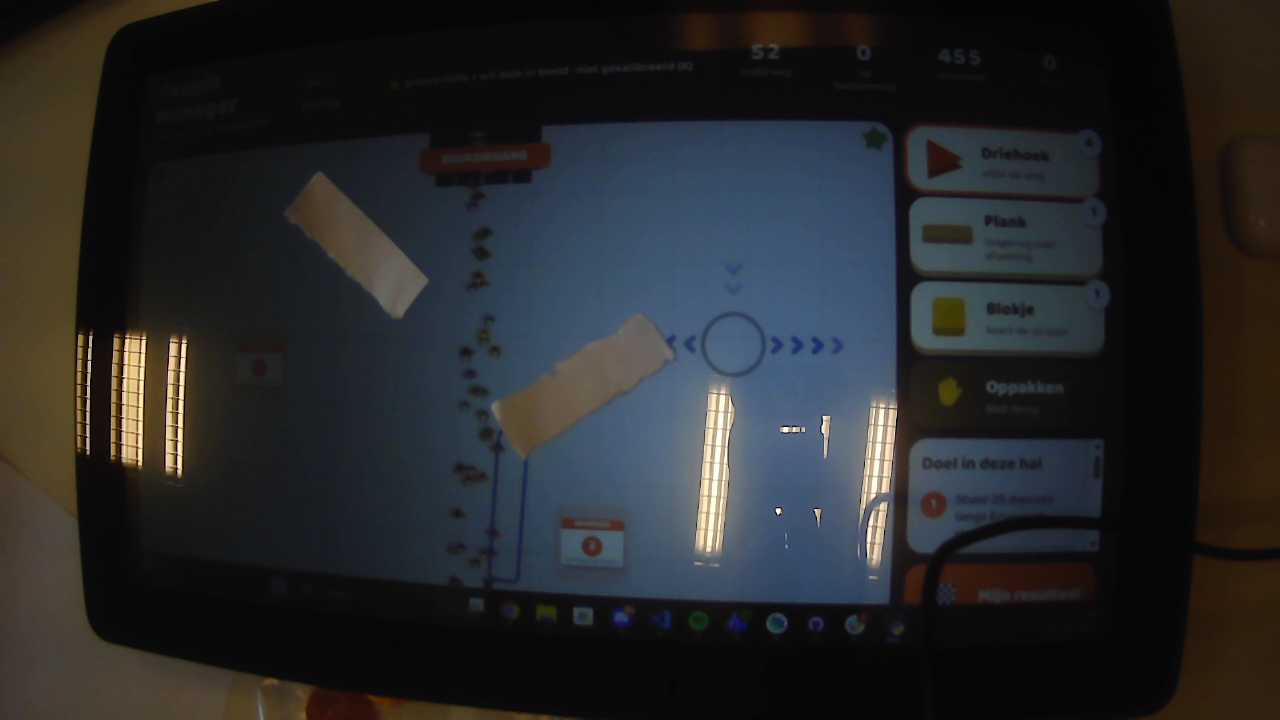
#> input picture People Manager/Blokken als stroming/camerabeeld_20261015_112643.png, 1280 x 720 px, given in place of the camera
$ python tracking_test.py
#> lines starting #> are read from the running program, lines starting #| are printed output that depends on the picture; after the words box and inside, x2 and y2 are one past the last pixel; in counts of white or black regions, pixels touching at a corner belong together
#> in main, frame is the input picture: shape (720, 1280, 3); mean B, G, R 41.5, 40, 38.6

import cv2
import numpy as np
import math

# ==========================================
# CAMERA SETTINGS
# ==========================================

CAMERA_INDEX = 0
FRAME_WIDTH = 1280
FRAME_HEIGHT = 720

# ==========================================
# EXISTING WORKING DETECTION SETTINGS
# ==========================================

BRIGHTNESS_MIN = 200
SATURATION_MAX = 145

MIN_AREA = 3000
MAX_AREA = 150000

MIN_ASPECT_RATIO = 0.65
MAX_ASPECT_RATIO = 3.0

MIN_EXTENT = 0.30
MIN_SOLIDITY = 0.70

OPEN_KERNEL_SIZE = 3
CLOSE_KERNEL_SIZE = 7

# ==========================================
# TRACKING SETTINGS
# ==========================================

SMOOTHING = 0.35

# Maximum frames to keep tracking after losing the case
MAX_MISSED_FRAMES = 12

# Search radius around the previous case position.
# Increase this if you move the case quickly.
MAX_TRACK_DISTANCE = 150

# Weight of position, size and shape in candidate selection
POSITION_WEIGHT = 0.60
SIZE_WEIGHT = 0.20
SHAPE_WEIGHT = 0.20

# ==========================================
# DETECTION
# ==========================================

def detect_candidates(frame, kernel_open, kernel_close):
    hsv = cv2.cvtColor(frame, cv2.COLOR_BGR2HSV)
#> hsv: shape (720, 1280, 3); mean H, S, V 48.8, 66.9, 48.8

    lower = np.array(
        [0, 0, BRIGHTNESS_MIN], dtype=np.uint8
    )
    upper = np.array(
        [180, SATURATION_MAX, 255], dtype=np.uint8
    )

    mask = cv2.inRange(hsv, lower, upper)
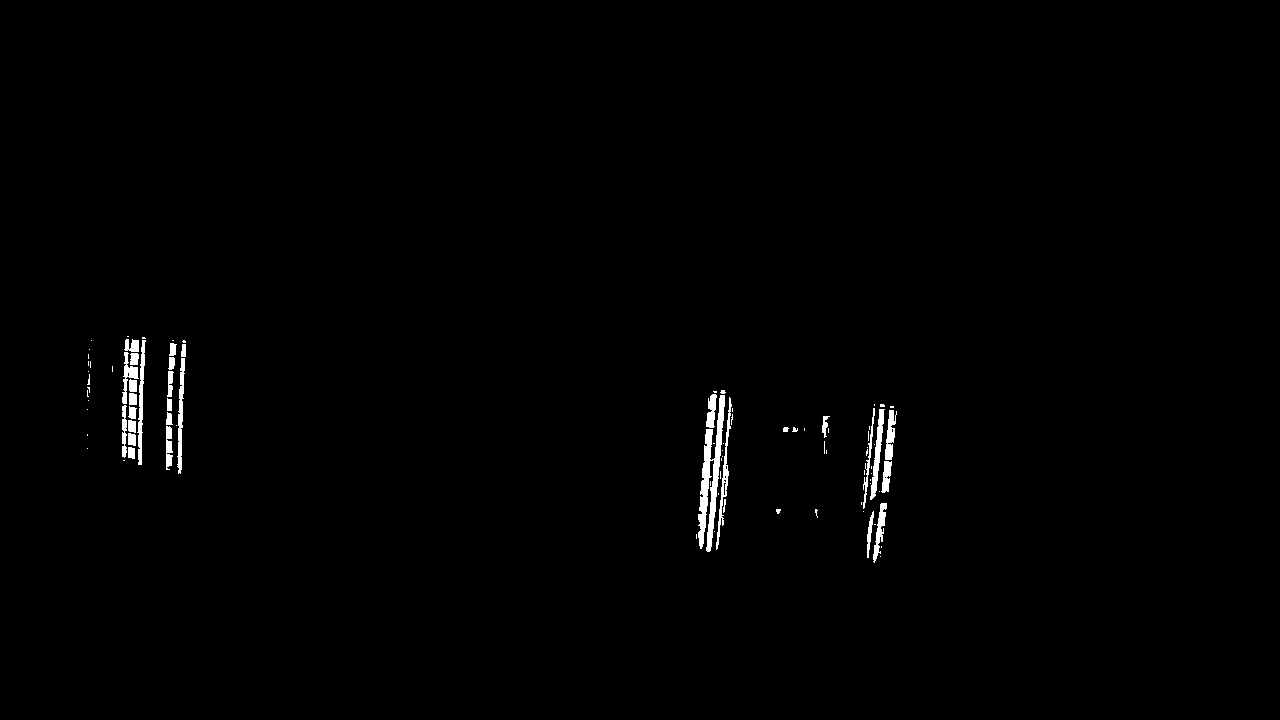
#> mask: shape (720, 1280); 0.82% white; 91 white regions (59 under 20 px), largest, box (x1, y1, x2, y2) and area: (698, 395, 725, 552) 1714, (870, 409, 885, 500) 484, (137, 340, 146, 465) 482

    mask = cv2.morphologyEx(
        mask, cv2.MORPH_OPEN, kernel_open
    )
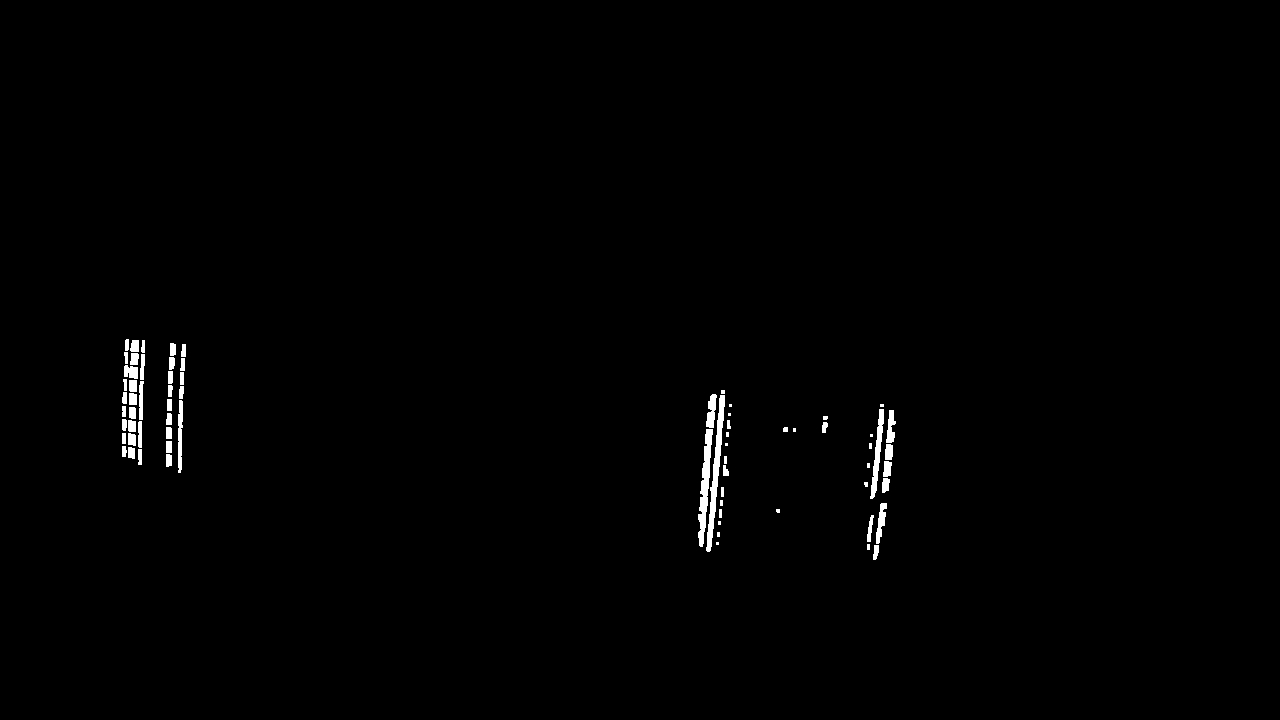
#> mask: shape (720, 1280); 0.72% white; 72 white regions (18 under 20 px), largest, box (x1, y1, x2, y2) and area: (706, 395, 725, 552) 893, (698, 429, 713, 547) 797, (870, 409, 884, 499) 477
    mask = cv2.morphologyEx(
        mask, cv2.MORPH_CLOSE, kernel_close
    )
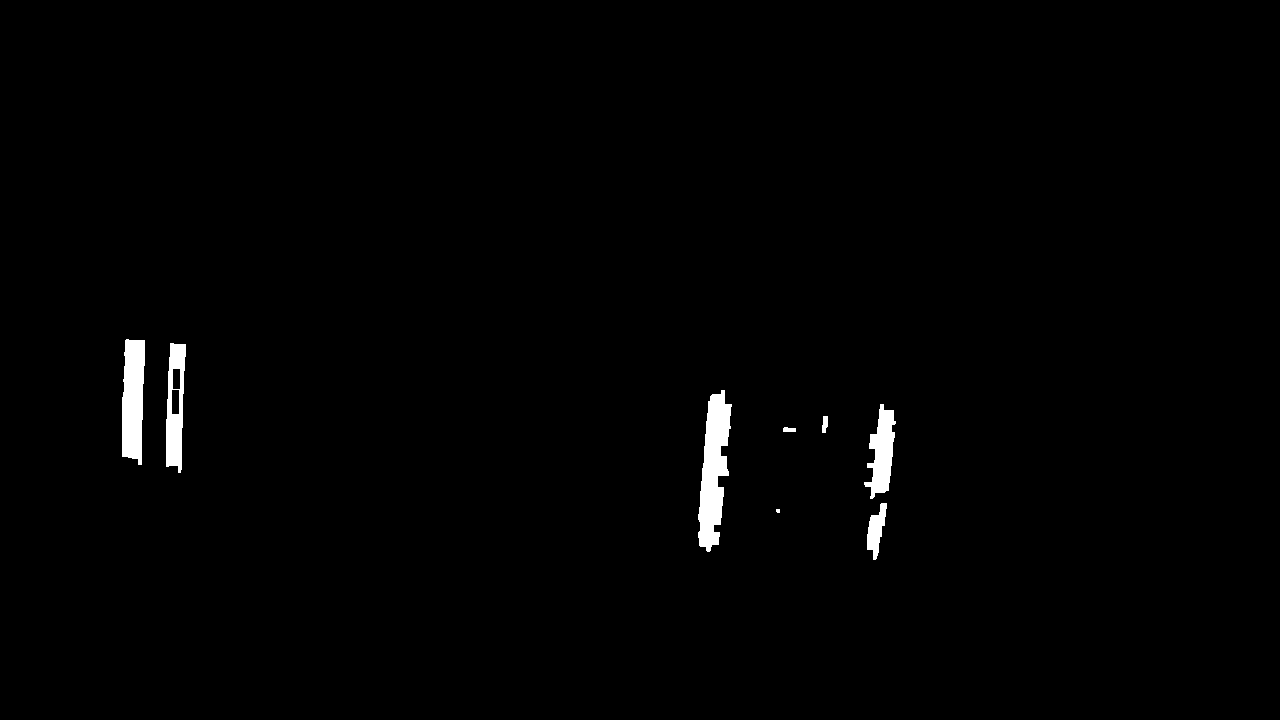
#> mask: shape (720, 1280); 1.1% white; 8 white regions (1 under 20 px)

    contours, _ = cv2.findContours(
        mask,
        cv2.RETR_EXTERNAL,
        cv2.CHAIN_APPROX_SIMPLE
    )
#> contours = 8 contours, 1 with area under 20; largest, box (x1, y1, x2, y2) and area: (698, 390, 732, 552) 3096, (122, 339, 145, 465) 2270, (166, 343, 186, 473) 1844, (864, 404, 896, 499) 1510, (867, 503, 887, 560) 548, (822, 416, 828, 433) 62, (783, 427, 796, 432) 40

    candidates = []

    for contour in contours:
        area = cv2.contourArea(contour)

        if not MIN_AREA <= area <= MAX_AREA:
            continue

        x, y, w, h = cv2.boundingRect(contour)

        if w == 0 or h == 0:
            continue

        aspect_ratio = w / float(h)
        extent = area / float(w * h)

        hull = cv2.convexHull(contour)
        hull_area = cv2.contourArea(hull)

        if hull_area == 0:
            continue

        solidity = area / float(hull_area)

        if not (
            MIN_ASPECT_RATIO
            <= aspect_ratio
            <= MAX_ASPECT_RATIO
        ):
            continue

        if extent < MIN_EXTENT:
            continue

        if solidity < MIN_SOLIDITY:
            continue

        center = (x + w // 2, y + h // 2)

        # Compact, case-like shape score
        aspect_score = max(
            0.0,
            1.0 - abs(math.log(aspect_ratio / 1.6)) / 1.5
        )

        shape_score = (
            0.40 * aspect_score
            + 0.30 * extent
            + 0.30 * solidity
        )

        candidates.append({
            "center": center,
            "box": (x, y, w, h),
            "area": area,
            "shape_score": shape_score,
            "aspect_ratio": aspect_ratio
        })
#> this loop made 8 passes
#> area on passes 2, 3, 4, 5, 7, 8: 548, 40, 61.5, 1510, 1844, 2270.5
#> (area, x, y, w, h, aspect_ratio, extent, hull_area) on pass 6: (3096.5, 698, 390, 34, 162, 0.21, 0.562, 3746)
#> after the loop, candidates = []

    return candidates, mask


# ==========================================
# TRACKING
# ==========================================

def choose_candidate(candidates, previous_center, previous_area):
    if not candidates:
        return None

    # Initial acquisition: use the largest suitable candidate.
    # Once acquired, prioritize continuity with the tracked case.
    if previous_center is None:
        return max(candidates, key=lambda c: c["area"])

    scored_candidates = []

    for candidate in candidates:
        cx, cy = candidate["center"]

        distance = math.hypot(
            cx - previous_center[0],
            cy - previous_center[1]
        )

        # Reject objects too far from the last known position.
        if distance > MAX_TRACK_DISTANCE:
            continue

        position_score = max(
            0.0, 1.0 - distance / MAX_TRACK_DISTANCE
        )

        # Compare current size to the previously tracked size.
        size_ratio = candidate["area"] / max(previous_area, 1)

        size_score = math.exp(
            -abs(math.log(max(size_ratio, 0.01)))
        )

        shape_score = candidate["shape_score"]

        total_score = (
            POSITION_WEIGHT * position_score
            + SIZE_WEIGHT * size_score
            + SHAPE_WEIGHT * shape_score
        )

        scored_candidates.append(
            (total_score, candidate)
        )

    if not scored_candidates:
        return None

    scored_candidates.sort(
        key=lambda item: item[0],
        reverse=True
    )

    return scored_candidates[0][1]


# ==========================================
# MAIN
# ==========================================

def main():
    cap = cv2.VideoCapture(
        CAMERA_INDEX, cv2.CAP_DSHOW
    )

    if not cap.isOpened():
        cap = cv2.VideoCapture(CAMERA_INDEX)

    if not cap.isOpened():
        print("Could not open camera. Try CAMERA_INDEX = 1.")
        return

    cap.set(cv2.CAP_PROP_FRAME_WIDTH, FRAME_WIDTH)
    cap.set(cv2.CAP_PROP_FRAME_HEIGHT, FRAME_HEIGHT)

    kernel_open = np.ones(
        (OPEN_KERNEL_SIZE, OPEN_KERNEL_SIZE), np.uint8
    )
    kernel_close = np.ones(
        (CLOSE_KERNEL_SIZE, CLOSE_KERNEL_SIZE), np.uint8
    )

    tracked_position = None
    tracked_area = None
    missed_frames = 0

    trail = []

    print("AirPods tracking started.")
    print("Hold and move the case slowly.")
    print("Press Q or ESC to quit.")

    while True:
        ok, frame = cap.read()

        if not ok:
            print("Could not read webcam frame.")
            break

        candidates, mask = detect_candidates(
            frame, kernel_open, kernel_close
        )
#> candidates = []

        display = frame.copy()

        # Show all valid candidates in yellow.
        for candidate in candidates:
            x, y, w, h = candidate["box"]

            cv2.rectangle(
                display,
                (x, y),
                (x + w, y + h),
                (0, 255, 255),
                1
            )
#> this loop made 0 passes

        selected = choose_candidate(
            candidates,
            tracked_position,
            tracked_area if tracked_area is not None else 1
        )

        if selected is not None:
            raw_x, raw_y = selected["center"]

            if tracked_position is None:
                tracked_position = (
                    float(raw_x), float(raw_y)
                )
            else:
                old_x, old_y = tracked_position

                tracked_position = (
                    old_x + SMOOTHING * (raw_x - old_x),
                    old_y + SMOOTHING * (raw_y - old_y)
                )

            # Update the size estimate gradually to avoid
            # abrupt changes when the contour varies slightly.
            if tracked_area is None:
                tracked_area = float(selected["area"])
            else:
                tracked_area = (
                    0.8 * tracked_area
                    + 0.2 * selected["area"]
                )

            missed_frames = 0

            tx, ty = (
                int(tracked_position[0]),
                int(tracked_position[1])
            )

            x, y, w, h = selected["box"]

            cv2.rectangle(
                display,
                (x, y),
                (x + w, y + h),
                (0, 255, 0),
                3
            )

            cv2.circle(
                display,
                (tx, ty),
                7,
                (0, 0, 255),
                -1
            )

            cv2.drawMarker(
                display,
                (tx, ty),
                (255, 0, 0),
                cv2.MARKER_CROSS,
                24,
                2
            )

            trail.append((tx, ty))

            if len(trail) > 40:
                trail.pop(0)

            status = "TRACKING CASE"
            status_color = (0, 255, 0)

            cv2.putText(
                display,
                f"Position: X={tx} Y={ty}",
                (20, 70),
                cv2.FONT_HERSHEY_SIMPLEX,
                0.6,
                (255, 255, 255),
                2
            )

            cv2.putText(
                display,
                f"Area: {selected['area']:.0f}",
                (20, 100),
                cv2.FONT_HERSHEY_SIMPLEX,
                0.6,
                (255, 255, 255),
                2
            )

        else:
            missed_frames += 1

            if missed_frames <= MAX_MISSED_FRAMES:
                status = "CASE OCCLUDED / SEARCHING"
                status_color = (0, 165, 255)

                # Keep the last known position temporarily.
                if tracked_position is not None:
                    tx, ty = (
                        int(tracked_position[0]),
                        int(tracked_position[1])
                    )

                    cv2.circle(
                        display,
                        (tx, ty),
                        8,
                        (0, 165, 255),
                        2
                    )
            else:
                status = "TRACKING LOST - REACQUIRING"
                status_color = (0, 0, 255)

                tracked_position = None
                tracked_area = None
                trail.clear()

        # Draw the path of the tracked case.
        for i in range(1, len(trail)):
            cv2.line(
                display,
                trail[i - 1],
                trail[i],
                (255, 100, 0),
                2
            )

        cv2.putText(
            display,
            status,
            (20, 35),
            cv2.FONT_HERSHEY_SIMPLEX,
            0.7,
            status_color,
            2,
            cv2.LINE_AA
        )

        cv2.putText(
            display,
            "Yellow = candidates | Green = selected",
            (20, display.shape[0] - 45),
            cv2.FONT_HERSHEY_SIMPLEX,
            0.5,
            (255, 255, 255),
            1,
            cv2.LINE_AA
        )

        cv2.putText(
            display,
            "Q / ESC = quit",
            (20, display.shape[0] - 20),
            cv2.FONT_HERSHEY_SIMPLEX,
            0.5,
            (255, 255, 255),
            1,
            cv2.LINE_AA
        )
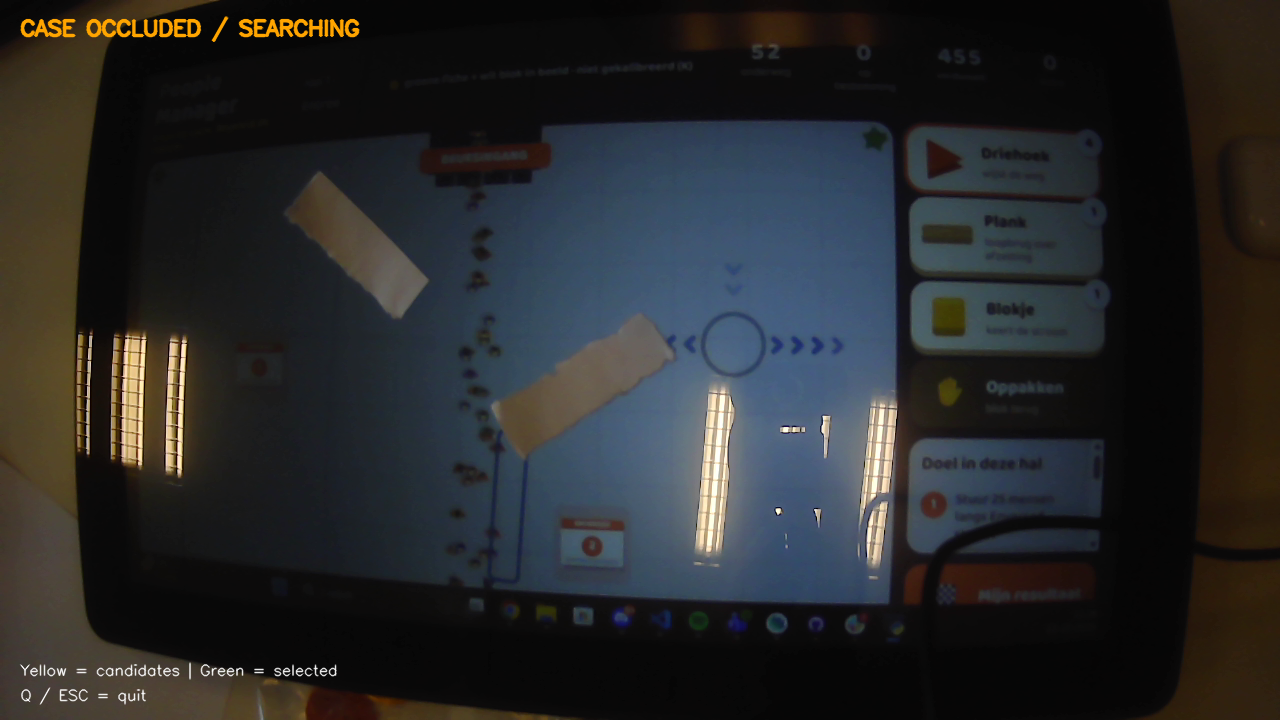
#> display: shape (720, 1280, 3); mean B, G, R 41.7, 40.7, 39.6

        cv2.imshow("AirPods Case Tracking", display)
        cv2.imshow("Detection Mask", mask)

        key = cv2.waitKey(1) & 0xFF
#> (key q is pressed here)

        if key in (ord("q"), 27):
            break

    cap.release()
    cv2.destroyAllWindows()


if __name__ == "__main__":
    main()
